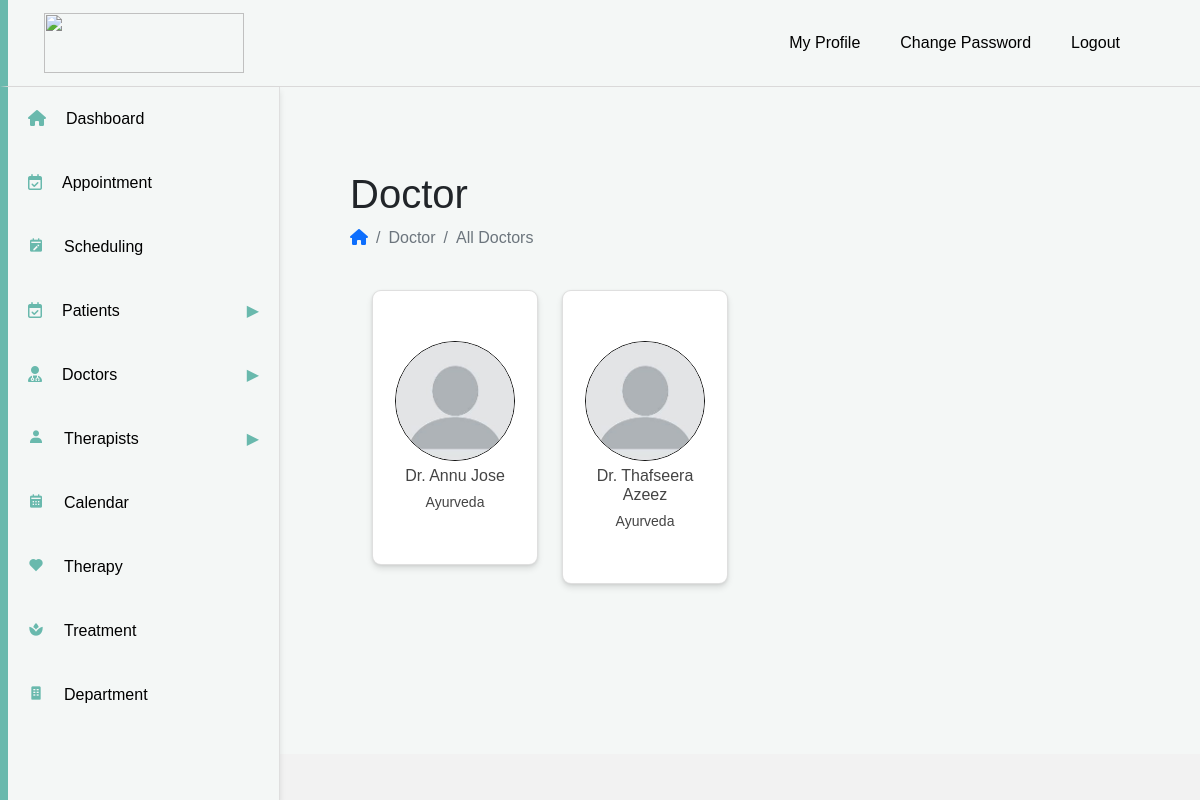
Page /viewDoctor (signed in) on the committed database.
### Booking/models.py (models this page shows, shortened)
class Doctor(models.Model):
    Lid=models.ForeignKey(Login,on_delete=models.CASCADE,null=True,blank=True)
    admin=models.ForeignKey(Admin,on_delete=models.CASCADE)
    name=models.CharField(max_length=50)
    contact_no=models.BigIntegerField()
    email_id=models.CharField(max_length=50)
    place = models.CharField(max_length=50)
    gender=models.CharField(max_length=50)
    Speciality=models.CharField(max_length=50)
    About=models.TextField(null=True)
    DOB=models.CharField(max_length=50)
    Image=models.ImageField(upload_to="images/",null=True)
    Department=models.ForeignKey(Department,on_delete=models.CASCADE,null=True)

### Booking/views.py (the view)
# urls.py: path('viewDoctor',views.viewDoctor,name="viewDoctor"),
def viewDoctor(request):
    login_id = request.session.get('alid')
    doctor=Doctor.objects.filter(admin__Lid_id=login_id)
    context={
        'doctors':doctor
    }
    return render(request,'main/listdoctor.html',context)

### Booking/templates/main/listdoctor.html (shortened to what this page needs)
<!DOCTYPE html>
<html lang="en">
{% extends "components/header.html" %}
{% load static %}
{% block content %}
  <head>
 </head>
    <div class="breadcrumb-sec">
        <h1>Doctor</h1>
        <ul class="breadcrumb">
        <li class="breadcrumb-item">
        <a href="#"><i class="fa-solid fa-house"></i></i></a>
        </li>
        <li class="breadcrumb-item active">
           Doctor
        </li>
        <li class="breadcrumb-item active">
            All Doctors
        </li>
       </ul>
    </div>
    <div class="row sec-1">
        {% for doctor in doctors %}
        <div class="col-lg-3 col-md-6 col-sm-12" >
            <div class="card" >
        <a href="/doctorprofile/{{doctor.id }}">
                <div class="body text-center">
                  {% if doctor.Image %}
                  <img class="round-img" src="{{ doctor.Image.url }}" >
                  {% else %}
                  <img class="round-img" src="{% static 'image/profile.jpeg' %}" alt="placeholder image">
                  {% endif %}
                  <h6>{{ doctor.name }}</h6>
                  <small>{{ doctor.Speciality }}</small><br>
                </div>
              </a>
            </div>
        </div>
        {% endfor %}
{% endblock %}

### Booking/templates/components/header.html (style rules this page uses)
body { font-family: Arial, sans-serif; }

### Booking/templates/main/listdoctor.html (style rules this page uses)
.breadcrumb-sec { margin:40px; }
.sec-1 { display:flex; flex-wrap:wrap; margin:40px 50px; }
body { background-color: #f2f2f2; }
.row { display: flex; -ms-flex-wrap: wrap; flex-wrap: wrap; row-gap: 30px; }
.row .card .round-img { border-radius:50%; border:1px solid rgb(14, 14, 14); object-fit: cover; width:120px; height:120px; }
.row .card { padding:30px 0; border-radius:9px; box-shadow: 0 4px 6px rgba(0, 0, 0, 0.1), 0 1px 3px rgba(0, 0, 0, 0.08); }
.row .card a { text-decoration: none; }
.row .card h6 { margin:5px 5px; }
.card .body { color: #444; padding: 20px; font-weight: 400; }
.card .text-center { text-align: center !important; }

### rows in the picture
Doctor: name "Dr. Annu Jose", Speciality "Ayurveda"
Doctor: name "Dr. Thafseera Azeez", Speciality "Ayurveda"
